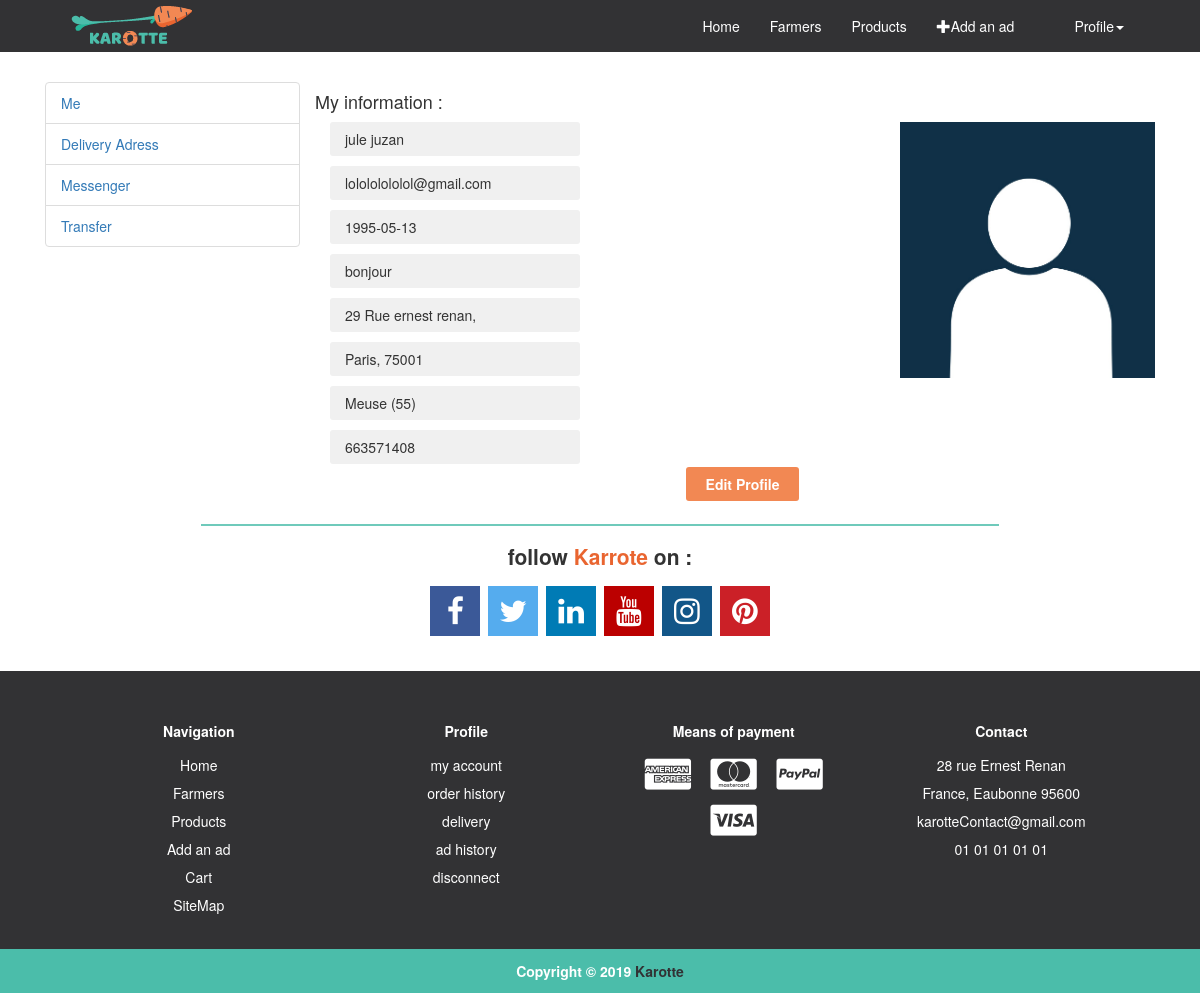
The app's page /Account (signed in) with its own data.
### tables this page shows
CREATE TABLE IF NOT EXISTS `Users` (
  `Id` int(9) NOT NULL,
  `Name` varchar(255) NOT NULL,
  `LastName` varchar(255) NOT NULL,
  `Email` varchar(255) NOT NULL,
  `Password` varchar(255) NOT NULL,
  `DateBirth` date DEFAULT NULL,
  `Type` int(1) NOT NULL,
  `Actif` int(1) NOT NULL DEFAULT '0',
  `Status` int(1) NOT NULL DEFAULT '1',
  `CreationDate` date NOT NULL,
  `CreationIp` varchar(100) NOT NULL
);

CREATE TABLE IF NOT EXISTS `Farmers` (
  `Id` int(9) NOT NULL,
  `IdUser` int(9) NOT NULL,
  `Type` varchar(255) NOT NULL,
  `Biography` text,
  `Road` varchar(255) NOT NULL,
  `RoadName` varchar(255) NOT NULL,
  `roadNumber` varchar(255) NOT NULL,
  `PostalCode` varchar(255) NOT NULL,
  `City` varchar(255) NOT NULL,
  `Region` int(9) NOT NULL,
  `County` varchar(255) NOT NULL,
  `Phone` varchar(255) NOT NULL,
  `Bic` varchar(255) NOT NULL,
  `IBAN` varchar(255) NOT NULL,
  `creationDate` varchar(255) NOT NULL
);

CREATE TABLE IF NOT EXISTS `Departement` (
  `departement_id` int(11) NOT NULL,
  `departement_code` varchar(3) DEFAULT NULL,
  `departement_nom` varchar(255) DEFAULT NULL
);

### controller/account.php (called while the page is built, shortened)
<?php
$objProfile = new profile($connect);
$idfarmer = "";
if(isset($_SESSION['farmer'])){
    $idfarmer = $objProfile->infoIdFarmers($_SESSION['farmer']);
}else{
    $session = $_SESSION['user'];
}
include "account/Me.php";
?>

### models/connect.class.php (called while the page is built, shortened)
<?php
class connect {
    public function setConnect(PDO $connect)
    {
        $this -> _connect = $connect;
    }
}
?>

### models/profile.class.php (called while the page is built, shortened)
<?php
class profile extends connect
{
    public function infoIdFarmers($idUser){
        $id= "";
        $req = $this -> _connect -> query("SELECT * FROM `Farmers`  WHERE IdUser = '$idUser'");
        $res = $req -> fetchAll();
        foreach($res as $r){
            $id = $r['Id'];
        }
        return $id;
    }
    public function infoFarmer($id){
        $req = $this -> _connect -> query("SELECT * FROM `Farmers`  WHERE Id = '$id'");
        $res = $req -> fetchAll();
        return $res;
    }
    public function infoRegion($code){
        $name = "";
        $req = $this -> _connect -> query("SELECT * FROM `Departement` WHERE departement_code = '$code'");
        $res = $req -> fetchAll();
        foreach($res as $r){
            $name = $r['departement_nom'];
        }
        return $name;
    }
    public function infoUser($id){
        $req = $this -> _connect -> query("SELECT * FROM `Users` WHERE Id ='$id'");
        $res = $req -> fetchAll();
        return $res;
    }
}
?>

### config.php (called while the page is built, shortened)
<?php
function routeUrl(){
    $nbslash = '';
    if(isset($_GET['p'])){
        $nburl = count(explode('/', $_GET['p']));
        if($nburl !== 0){
            for($i=1; $i < $nburl; $i++){
                $nbslash .= "../";
            }
        }
    }
    return $nbslash;
}

### views/page/Me/Me.php (the view, shortened to what this page needs)
<?php
if(isset($_SESSION['farmer'])){
    ?>
    <div class="row block_account_me_row">
        <h4>My information :</h4>
        <div class="col-sm-8">
            <div class="block_account_me_info_name">
                <?php
                foreach($objProfile->infoUser($_SESSION['farmer']) as $info){
                    ?>
                    <p><?= $info['Name'] ?> <?= $info['LastName'] ?></p>
                    <?php
                }
                ?>
            </div>
            <div class="block_account_me_info_email">
                <?php
                foreach($objProfile->infoUser($_SESSION['farmer']) as $info){
                    ?>
                    <p><?= $info['Email'] ?></p>
                    <p><?= $info['DateBirth'] ?></p>
                    <?php
                }
                ?>
            </div>
            <div class="block_account_me_info_type">
                <?php
                foreach($objProfile->infoFarmer($idfarmer) as $infoF){
                    ?>
                    <p><?= $infoF['Biography'] ?></p>
                    <?php
                }
                ?>
            </div>
            <div class="block_account_me_info_road">
                <?php
                foreach($objProfile->infoFarmer($idfarmer) as $infoF){
                    ?>
                    <p><?= $infoF['roadNumber'].' '.$infoF['Road'].' '.$infoF['RoadName'].','?></p>
                    <p><?= $infoF['City'].', '.$infoF['PostalCode'] ?></p>
                    <p><?= $objProfile->infoRegion($infoF['Region']) ?> (<?= $infoF['Region'] ?>)</p>
                    <?php
                }
                ?>
            </div>
            <div class="block_account_me_info_phone">
                <?php
                foreach($objProfile->infoFarmer($idfarmer) as $infoF){
                    ?>
                    <p><?= $infoF['Phone'] ?></p>
                    <?php
                }
                ?>
            </div>
        </div>
        <div class="col-sm-4 image_Account">
            <?php
            $filename = "././src/images/Agriculteurs/".$idfarmer.".jpg";
            if(file_exists($filename)) {
                ?>
                <img src="<?= routeUrl() ?>src/images/Agriculteurs/<?= $idfarmer ?>.jpg">
                <?php
            }else{
                ?>
                <img src="<?= routeUrl() ?>src/images/icone/iconeUsers/default.jpg" alt='icone defaut'/>
                <?php
            }
            ?>
        </div>
        <div class="col-sm-12 button_account">
            <a href="<?= routeUrl() ?>Account/Profil/Edit">Edit Profile</a>
        </div>
    </div>
    <?php
}
?>

### src/asset/css/karotte.css (style rules this page uses)
.block_account_row p { padding: 7px 15px; width: 250px; background: #f0f0f0; border-radius: 3px; }
.image_Account img { width: 100%; }
.button_account { text-align: center; }
.button_account a { background: #f28853; border: none; color: #fff; font-weight: bold; padding: 7px 20px; border-radius: 3px; margin-top: 15px; margin-bottom: 15px; text-decoration: none; }

### records on screen
users: Name "jule", LastName "juzan", Email "lolololololol@gmail.com", DateBirth "1995-05-13"
farmers: Biography "bonjour", roadNumber "29", Road "Rue", RoadName "ernest renan", City "Paris", PostalCode "75001", Region.departement_nom "Meuse", Region "55", Phone "663571408"
